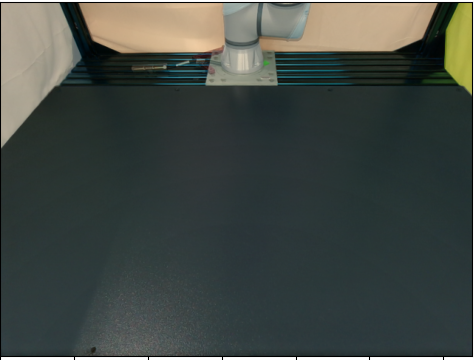
#> input picture scripts/sim2real/example_blend_front_camera.png, 475 x 360 px
$ python live_board_overlay.py --sim_image example_blend_front_camera.png
#> lines starting #> are read from the running program, lines starting #| are printed output that depends on the picture
"""Live sim↔real overlay for board alignment.

Streams the real SIDE RealSense and blends it over a FIXED sim render
(align_cameras_factory.py's side_camera_sim.png), so you can physically move the
real board and watch it converge onto the sim board in real time.

Sim render is the reference (board pinned at e.g. x=0.5 y=0.25 yaw=180). Generate it
first with:
    align_cameras_factory.py ... --board_x 0.5 --board_y 0.25 --board_yaw 180 \
        --out_dir /tmp/align_factory
then point this at /tmp/align_factory/side_camera_sim.png.

Run (robodiff env, needs the display):
    python scripts/sim2real/live_board_overlay.py
    # or: DISPLAY=:1 python scripts/sim2real/live_board_overlay.py --sim_image /tmp/align_factory/side_camera_sim.png

Keys (window focused):
    [ / ]   blend less/more real (alpha)
    e       toggle EDGE mode (sim board edges drawn green over live real) — best for alignment
    s       save current overlay to /tmp/align_factory/live_overlay.png
    q / ESC quit
"""
import argparse
import os

import cv2
import numpy as np
import pyrealsense2 as rs

SIDE_SERIAL = "832112070487"


def main():
    ap = argparse.ArgumentParser()
    ap.add_argument("--sim_image", default="/tmp/align_factory/side_camera_sim.png",
                    help="Fixed sim render to overlay (the reference).")
    ap.add_argument("--serial", default=SIDE_SERIAL, help="RealSense serial (default = side cam).")
    ap.add_argument("--width", type=int, default=640)
    ap.add_argument("--height", type=int, default=480)
    ap.add_argument("--blend", type=float, default=0.5, help="Initial real alpha (0=all sim, 1=all real).")
    args = ap.parse_args()

    sim = cv2.imread(args.sim_image)  # BGR
#> sim is the input picture: shape (360, 475, 3); mean B, G, R 68.6, 73.5, 66.6
    if sim is None:
        raise FileNotFoundError(f"sim image not found: {args.sim_image}")
    sim = cv2.resize(sim, (args.width, args.height))
#> sim: shape (480, 640, 3)
    sim_edges = cv2.Canny(cv2.cvtColor(sim, cv2.COLOR_BGR2GRAY), 60, 160)
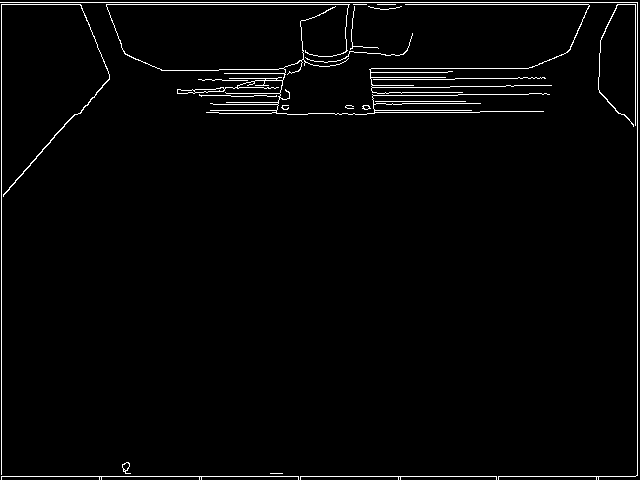
#> sim_edges: shape (480, 640); 2.2% white in thin lines or dots

    pipe = rs.pipeline()
    cfg = rs.config()
    cfg.enable_device(args.serial)
    cfg.enable_stream(rs.stream.color, args.width, args.height, rs.format.bgr8, 30)
    pipe.start(cfg)
    print(f"[live] streaming side cam {args.serial}; sim ref = {args.sim_image}")
    print("[live] keys: [ ] blend, e edge mode, s save, q quit")

    win = "sim<->real board overlay"
    cv2.namedWindow(win, cv2.WINDOW_NORMAL)
    alpha = float(args.blend)
    edge_mode = False
    try:
        while True:
            frames = pipe.wait_for_frames()
            cf = frames.get_color_frame()
            if not cf:
                continue
            real = np.asanyarray(cf.get_data())  # BGR HxWx3

            if edge_mode:
                out = real.copy()
                out[sim_edges > 0] = (0, 255, 0)  # sim board/edges in green over live real
                label = "EDGE (green = sim edges)"
            else:
                out = cv2.addWeighted(sim, 1.0 - alpha, real, alpha, 0.0)
                label = f"blend alpha={alpha:.2f} (0=sim,1=real)"

            cv2.putText(out, label, (8, 22), cv2.FONT_HERSHEY_SIMPLEX, 0.6, (0, 0, 255), 2, cv2.LINE_AA)
            cv2.imshow(win, out)
            k = cv2.waitKey(1) & 0xFF
            if k in (ord("q"), 27):
                break
            elif k == ord("["):
                alpha = max(0.0, alpha - 0.05)
            elif k == ord("]"):
                alpha = min(1.0, alpha + 0.05)
            elif k == ord("e"):
                edge_mode = not edge_mode
            elif k == ord("s"):
                p = os.path.join(os.path.dirname(args.sim_image), "live_overlay.png")
                cv2.imwrite(p, out)
                print(f"[live] saved {p}")
    finally:
        pipe.stop()
        cv2.destroyAllWindows()


if __name__ == "__main__":
    main()
#> (the call stopped at in main, `pipe = rs.pipeline()`: pyrealsense2 is not available in this run)

$ run again, on scripts/sim2real/example_blend_wrist_camera.png
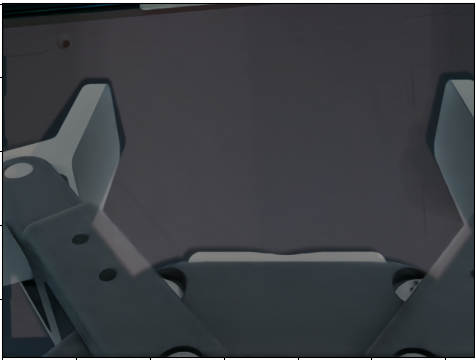
#> input picture scripts/sim2real/example_blend_wrist_camera.png, 475 x 360 px
#> in main, sim is the input picture: shape (360, 475, 3); mean B, G, R 67.5, 62.9, 60
#> sim: shape (480, 640, 3)
#> in main, `sim_edges = cv2.Canny(cv2.cvtColor(sim, cv2.COLOR_BGR2GRAY), 60, 160)`:
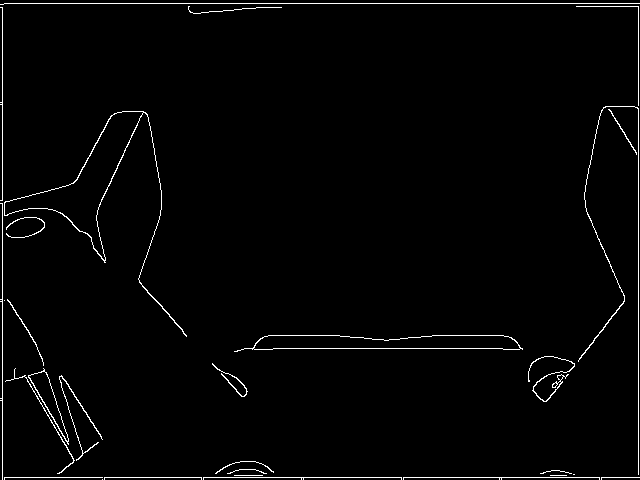
#> sim_edges: shape (480, 640); 1.8% white in thin lines or dots
